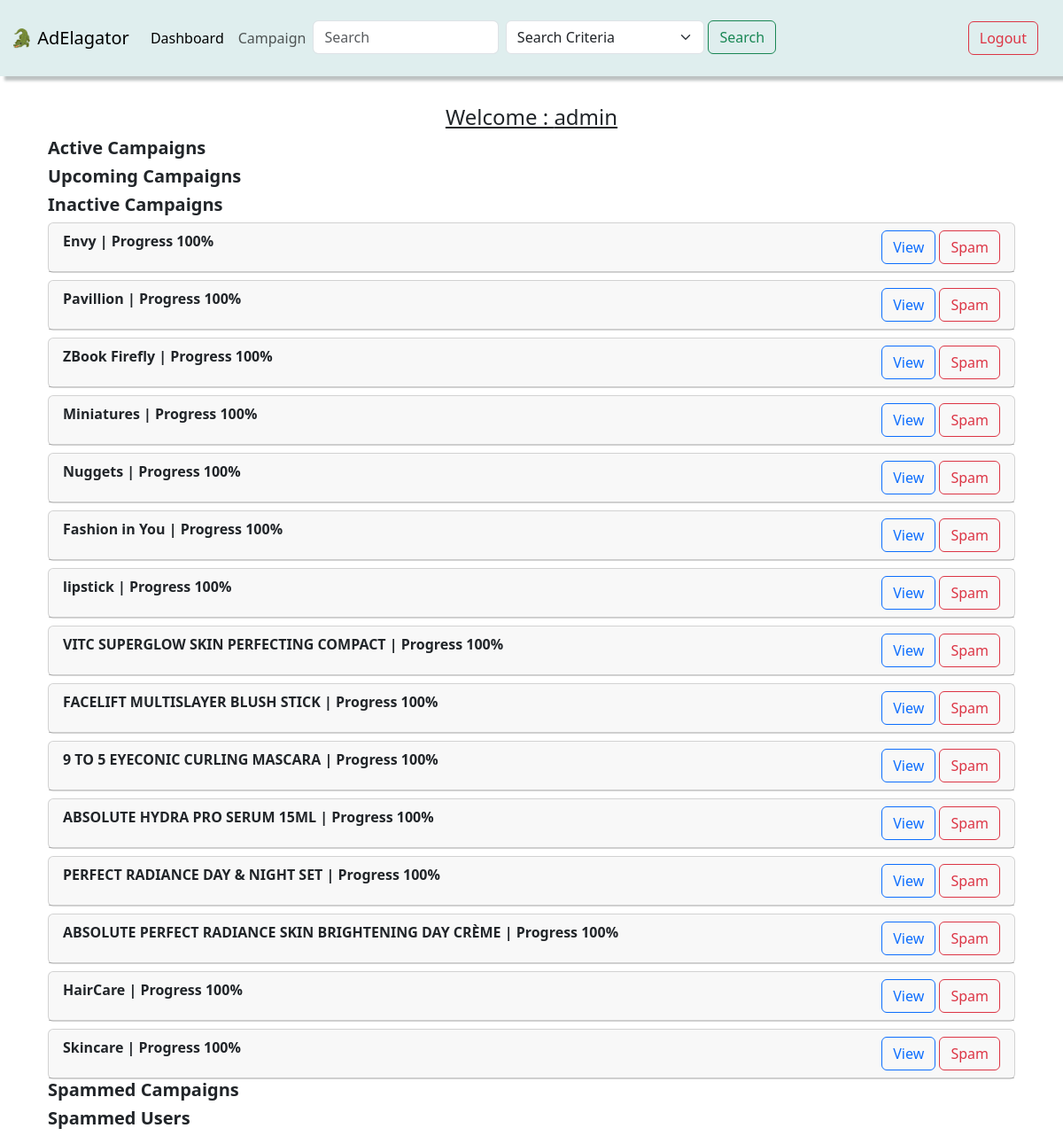
Screenshot of /admin_dashboard (signed in) with the database file from the repository.
### models.py (models this page shows)
class Campaign(db.Model):
    id = db.Column(db.Integer, primary_key=True)
    org_name = db.Column(db.String(50),nullable=False)
    campaign_name = db.Column(db.String(50),nullable=False)
    niche = db.Column(db.String(50),nullable=False)
    description = db.Column(db.String(250),nullable=True)
    start_date = db.Column(db.Date,nullable=False)
    end_date = db.Column(db.Date,nullable=False)
    status = db.Column(db.String(50),default="active",nullable=False)
    budget = db.Column(db.Integer,nullable=False)
    category = db.Column(db.String(50),nullable=True)
    user_id = db.Column(db.Integer, db.ForeignKey('user.id'), nullable=False)
    private = db.Column(db.Boolean, default=False)
    industry_name = db.Column(db.Integer,db.ForeignKey('spon_industry.id'), nullable=False)
    ads = db.relationship('Ads', backref='campaign' , lazy=True, cascade='all, delete-orphan')
    is_flagged = db.Column(db.Boolean, default=False, nullable=False)

### admin.py (the view)
@app.route('/admin_dashboard',methods=["GET",'POST'])
@login_required
@validate_admin
def admin_dashboard():
    if request.method == "GET":
        campaigns = Campaign.query.filter(Campaign.status != "delete").all()
        active_campaigns,inactive_campaigns,upcoming_campaigns,spam_campaigns= [],[],[],[]
        for campaign in campaigns:
            if campaign.is_flagged:
                spam_campaigns.append({"data":campaign,"progress":progress(campaign),"type":'spam'})
                continue
            if campaign.start_date > datetime.now().date():
                upcoming_campaigns.append({"data":campaign,"progress":progress(campaign),"type":"view"})
            if campaign.status == "active":
                if campaign.start_date > datetime.now().date() or campaign.end_date < datetime.now().date():
                    campaign.status = "inactive"
                    inactive_campaigns.append({"data":campaign,"progress":progress(campaign),"type":"view"})
                else:
                    active_campaigns.append({"data":campaign,"progress":progress(campaign),"type":"view"})
            elif campaign.status == "inactive":
                if campaign.start_date <= datetime.now().date() and campaign.end_date > datetime.now().date():
                    campaign.status = "active"
                    active_campaigns.append({"data":campaign,"progress":progress(campaign),"type":"view"})
                else:
                    inactive_campaigns.append({"data":campaign,"progress":progress(campaign),"type":"view"})
        spammed_influencers = User.query.filter_by(is_flag=True).all()
        db.session.commit()
        return render_template("/admin_dashboard.html",campaigns = {"active":active_campaigns,"inactive":inactive_campaigns,"upcoming":upcoming_campaigns,"spam":spam_campaigns,'spammed_influencers':spammed_influencers},user_details = {"id":session['id'],"username":session["username"]})
    if request.method == "POST":
        return "success"

### admin.py (called while the page is built)
def validate_admin(func):
    @wraps(func)
    def wrapper(*args, **kwargs):
        if 'username' not in session:
            flash("You need to login first")
            return redirect(url_for('login'))
        user = User.query.filter_by(username=session['username']).first()
        if user.role != 'admin':
            flash("You are not authorized to access this page")
            return redirect(url_for('login'))
        return func(*args, **kwargs)
    return wrapper

def progress(campaign):
    today=datetime.now().date()
    if campaign.end_date >= today and campaign.start_date <= today:
        n=today-campaign.start_date
        t=campaign.end_date-campaign.start_date
        percentage=round((n.days/t.days)*100,2)
    elif campaign.end_date < today:
        percentage = 100
    else:
        percentage = 0
    return percentage

### routes.py (called while the page is built)
def login_required(func):
    @wraps(func)
    def wrapper(*args, **kwargs):
        if 'username' not in session:
            flash("You need to login first")
            return redirect(url_for('login'))
        user = User.query.filter_by(username=session['username']).first()
        if not user:
            session.pop('username')
            return redirect(url_for('login'))
        return func(*args, **kwargs)
    return wrapper

### templates/admin_dashboard.html (shortened to what this page needs)
{% extends 'layout.html' %} {% block content %}
<div class="container my-2">
  <h4 class="d-flex justify-content-center text-decoration-underline">
    Welcome : {{user_details['username']}}
  </h4>
  <div class="container-fluid overflow-auto">
    <h5 class="fw-bold">Active Campaigns</h5>
  </div>
  <div class="container-fluid">
    <h5 class="fw-bold">Upcoming Campaigns</h5>
  </div>
  <div class="container-fluid">
    <h5 class="fw-bold">Inactive Campaigns</h5>
    {% for i in campaigns['inactive'] %} {% include
    "dashboard_campaign_card.html"%} {% endfor %}
  </div>
  <div class="container-fluid">
    <h5 class="fw-bold">Spammed Campaigns</h5>
  </div>
  <div class="container-fluid">
    <h5 class="fw-bold">Spammed Users</h5>
  </div>
</div>
{% endblock content %}

### templates/dashboard_campaign_card.html (shortened to what this page needs)
<div class="card mt-2">
  <div class="card-header d-flex justify-content-between">
    <span class="d-flex fw-bold"
      >{{i['data'].campaign_name}} | Progress {{i['progress']}}%</span
    >
    <div>
      <button
        class="btn btn-outline-primary text-capitalize"
        data-bs-toggle="modal"
        data-bs-target="#{{i['data'].id}}-view-model"
      >
        view
      </button>
      {% if not i['data'].is_flagged %}
      <button
        class="btn btn-outline-danger text-capitalize"
        data-bs-toggle="modal"
        data-bs-target="#{{i['data'].id}}-spam-modal"
      >
        spam
      </button>
      {% endif %}
    </div>
  </div>
</div>

### static/styles/styles.css (style rules this page uses)
.card { padding: 0 !important; }

### rows the page displays
Campaign: data.campaign_name "Envy"
Campaign: data.campaign_name "Pavillion"
Campaign: data.campaign_name "ZBook Firefly"
Campaign: data.campaign_name "Miniatures"
Campaign: data.campaign_name "Nuggets"
Campaign: data.campaign_name "Fashion in You"
Campaign: data.campaign_name "lipstick"
Campaign: data.campaign_name "VITC SUPERGLOW SKIN PERFECTING COMPACT"
Campaign: data.campaign_name "FACELIFT MULTISLAYER BLUSH STICK"
Campaign: data.campaign_name "9 TO 5 EYECONIC CURLING MASCARA"
Campaign: data.campaign_name "ABSOLUTE HYDRA PRO SERUM 15ML"
Campaign: data.campaign_name "PERFECT RADIANCE DAY & NIGHT SET"
Campaign: data.campaign_name "ABSOLUTE PERFECT RADIANCE SKIN BRIGHTENING DAY CRÈME"
Campaign: data.campaign_name "HairCare"
Campaign: data.campaign_name "Skincare"

### other values shown
{{ user_details['username'] }} "admin"
{{ i['progress'] }} "100" "100" "100" "100" "100" "100" "100" "100" "100" "100" "100" "100" "100" "100" "100"
